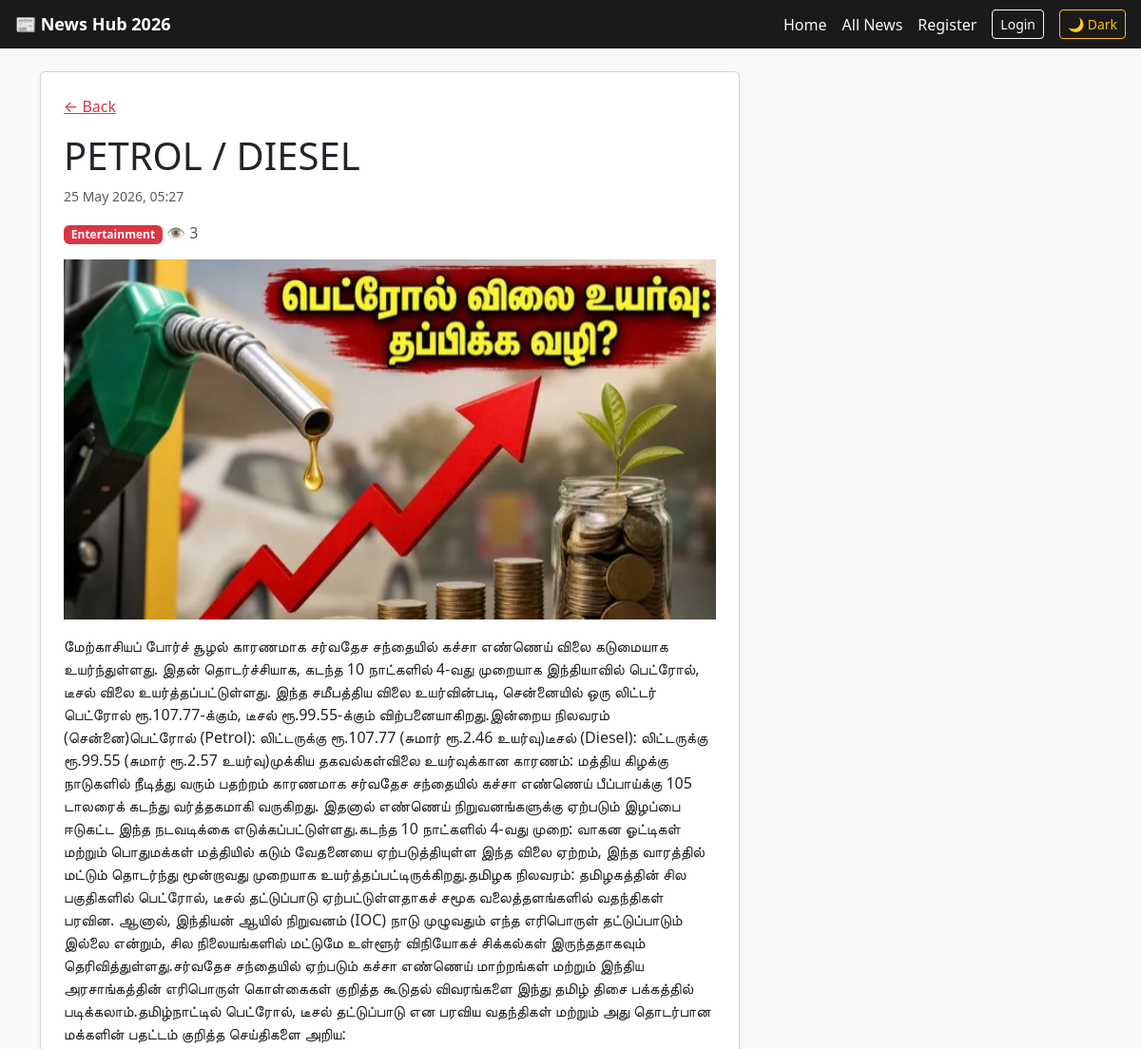
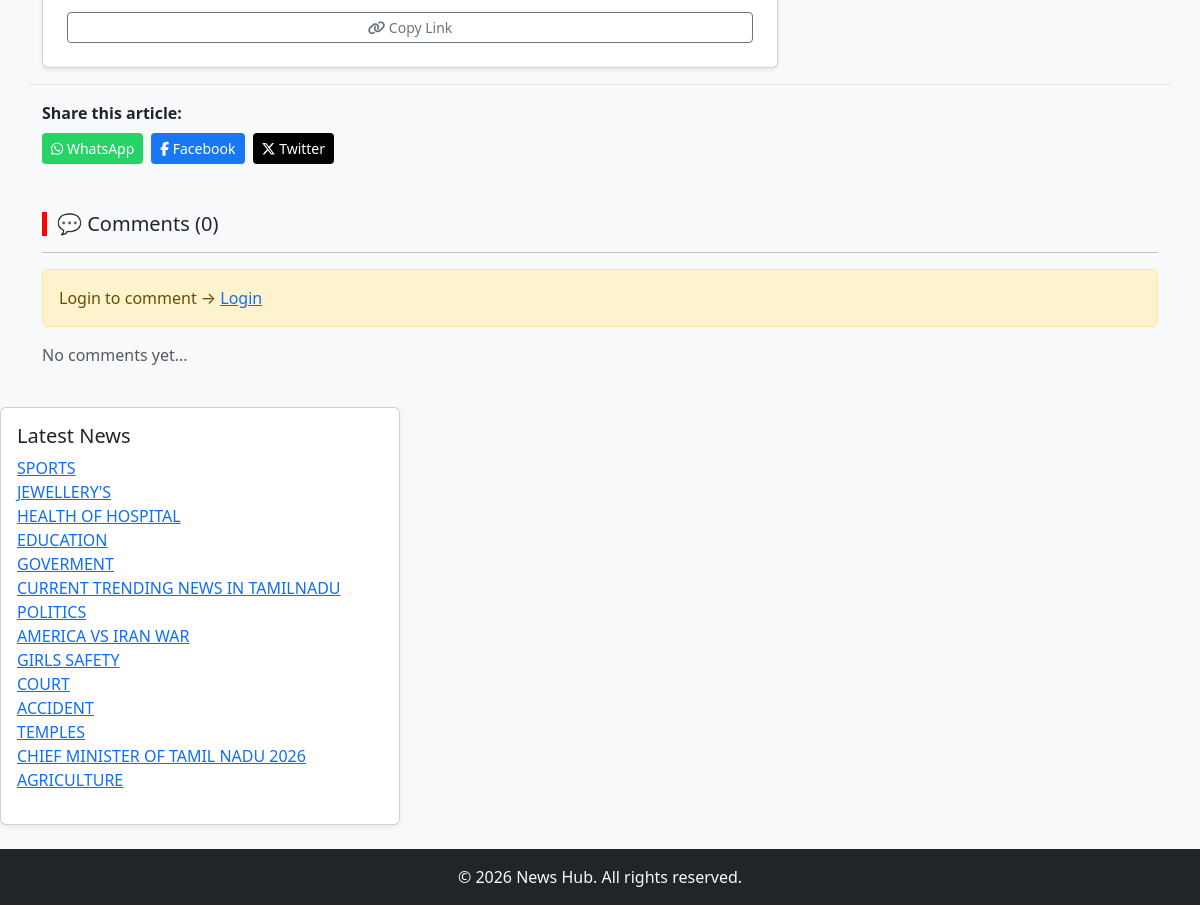
The page /post/29/ on the database its author committed (2 pictures, top to bottom).
### blog/models.py (models this page shows, shortened)
class Post(models.Model):
    title = models.CharField(max_length=200)
    content = models.TextField()
    created_at = models.DateTimeField(auto_now_add=True)
    image = models.ImageField(upload_to='news/', blank=True, null=True)
    tag = models.CharField(max_length=200, null=True)
    category = models.ForeignKey(Category, on_delete=models.SET_NULL, null=True, blank=True)
    views = models.PositiveIntegerField(default=0)
    likes = models.ManyToManyField(User, related_name='liked_posts', blank=True)

class Category(models.Model):
    name = models.CharField(max_length=100)

### blog/views.py (the view, shortened to what this page needs)
# urls.py: path('post/<int:pk>/', views.detail, name='detail'),          # ✅ post_id → pk
def detail(request, pk):
    post = get_object_or_404(Post, pk=pk)
    post.views += 1
    post.save()
    if post.category:
        latest_posts = Post.objects.filter(
            category=post.category
        ).exclude(id=post.id)[:20]
    else:
        latest_posts = Post.objects.exclude(id=post.id)[:5]
    comments = post.comments.all().order_by('-created_at')
    liked_ids = []
    if request.user.is_authenticated:
        liked_ids = list(CommentLike.objects.filter(
            user=request.user,
            comment__post=post
        ).values_list('comment_id', flat=True))
    form = CommentForm()
    post_url = 'https://news-hub-jjaf.onrender.com/' + reverse('blog:detail', kwargs={'pk': pk})
    return render(request, 'blog/detail.html', {
        'post': post,
        'latest_posts': latest_posts,
        'comments': comments,
        'form': form,
        'current_url': post_url,
        'liked_ids': liked_ids,
    })

### templates/blog/detail.html (shortened to what this page needs)
{% extends 'blog/base.html' %}
{% load static %}
{% block content %}
<div class="container my-4">
    <div class="row">
        <div class="col-lg-8">
            <div class="card shadow-sm p-4">
                <a href="{% url 'blog:index' %}" class="text-danger mb-3">← Back</a>
                <h1>{{ post.title }}</h1>
                <p class="text-muted small">
                    {{ post.created_at|date:"d M Y, H:i" }}
                </p>
                <div class="mb-3">
                    {% if post.category %}
                        <span class="badge bg-danger">{{ post.category.name }}</span>
                    {% endif %}
                    <span class="text-muted">👁 {{ post.views }}</span>
                </div>
                {% if post.image %}
                    <img src="{{ post.image.url }}" class="img-fluid mb-3">
                {% endif %}
                <p>{{ post.content }}</p>
                <button onclick="copyLink()" class="btn btn-sm btn-outline-secondary">
                    <i class="fas fa-link"></i> Copy Link
                </button>
            </div>
        </div>
                <div class="mt-3 border-top pt-3">
                    <p class="fw-bold mb-2">Share this article:</p>
                    <div class="d-flex gap-2 flex-wrap">
                        <a href="#" onclick="shareWhatsApp(); return false;"
                           class="btn btn-sm text-white"
                           style="background-color: #25D366;">
                            <i class="fab fa-whatsapp"></i> WhatsApp
                        </a>
                        <a href="https://www.facebook.com/sharer/sharer.php?u={{ current_url|urlencode }}"
                           target="_blank" class="btn btn-sm text-white"
                           style="background-color: #1877F2;">
                            <i class="fab fa-facebook-f"></i> Facebook
                        </a>
                        <a href="https://twitter.com/intent/tweet?text={{ post.title|urlencode }}&url={{ current_url|urlencode }}"
                           target="_blank" class="btn btn-sm text-white"
                           style="background-color: #000000;">
                            <i class="fab fa-x-twitter"></i> Twitter
                        </a>
                    </div>
                </div>
                <div class="mt-5">
                    <h5 style="border-left:5px solid red; padding-left:10px;">
                        💬 Comments ({{ comments|length }})
                    </h5>
                    <hr>
                    {% if user.is_authenticated %}
                    <form method="POST">
                        {% csrf_token %}
                        {{ form.content.errors }}
                        {{ form.content }}
                        <br>
                        <button class="btn btn-danger btn-sm mt-2">Post Comment</button>
                    </form>
                    {% else %}
                    <div class="alert alert-warning">
                        Login to comment →
                        <a href="{% url 'blog:login' %}">Login</a>
                    </div>
                    {% endif %}
                    {% for comment in comments %}
                    <div class="card mt-3">
                        <div class="card-body">
                            <strong>{{ comment.user.username }}</strong>
                            <small class="text-muted float-end">
                                {{ comment.created_at|date:"d M Y, H:i" }}
                            </small>
                            <p class="mt-2">{{ comment.content }}</p>
                            <a href="{% url 'blog:like_comment' comment.id %}"
                               class="btn btn-sm {% if comment.id in liked_ids %}btn-danger{% else %}btn-outline-danger{% endif %}">
                                ❤️ {{ comment.likes.count }}
                            </a>
                            <a href="https://wa.me/?text={{ comment.content }}%0A%0ARead more: {{ current_url }}"
                               target="_blank"
                               class="btn btn-sm text-white ms-1"
                               style="background-color: #25D366;">
                                <i class="fab fa-whatsapp"></i>
                            </a>
                        </div>
                    </div>
                    {% empty %}
                    <p class="text-muted mt-3">No comments yet...</p>
                    {% endfor %}
                </div>
            </div>
        </div>
        <div class="col-lg-4">
            <div class="card shadow-sm mt-3">
                <div class="card-body">
                    <h5>Latest News</h5>
                    <ul class="list-unstyled">
                        {% for p in latest_posts %}
                        <li>
                            <a href="{% url 'blog:detail' p.id %}">{{ p.title }}</a>
                        </li>
                        {% endfor %}
                    </ul>
                </div>
            </div>
        </div>
{% endblock %}

### blog/static/blog/style.css (style rules this page uses)
body { background-color: #cccccc; }

### rows shown on the page
Post: title "PETROL / DIESEL", created_at "25 May 2026, 05:27", category.name "Entertainment", views "3", image (picture), content "மேற்காசியப் போர்ச் சூழல் காரணமாக சர்வதேச சந்தையில் கச்சா எண்ணெய் விலை கடுமையாக உயர்ந்துள்ளது. இதன் தொடர்ச்சியாக, கடந்த 10 நாட்களில் 4-வது முறையாக இந்தியாவில் பெட்ரோல், டீசல் விலை உயர்த்தப்பட்டுள்ளது. இந்த சமீபத்திய விலை உயர்வின்படி, சென்னையில் ஒரு லிட்டர் பெட்ரோல் ரூ.107.77-க்கும், டீசல் ரூ.99.55-க்கும் விற்பனையாகிறது.இன்றைய நிலவரம் (சென்னை)பெட்ரோல் (Petrol): லிட்டருக்கு ரூ.107.77 (சுமார் ரூ.2.46 உயர்வு)டீசல் (Diesel): லிட்டருக்கு ரூ.99.55 (சுமார் ரூ.2.57 உயர்வு)முக்கிய தகவல்கள்விலை உயர்வுக்கான காரணம்: மத்திய கிழக்கு நாடுகளில் நீடித்து வரும் பதற்றம் காரணமாக சர்வதேச சந்தையில் கச்சா எண்ணெய் பீப்பாய்க்கு 105 டாலரைக் கடந்து வர்த்தகமாகி வருகிறது. இதனால் எண்ணெய் நிறுவனங்களுக்கு ஏற்படும் இழப்பை…"
Post: title "SPORTS"
Post: title "JEWELLERY'S"
Post: title "HEALTH OF HOSPITAL"
Post: title "EDUCATION"
Post: title "GOVERMENT"
Post: title "CURRENT TRENDING NEWS IN TAMILNADU"
Post: title "POLITICS"
Post: title "AMERICA VS IRAN WAR"
Post: title "GIRLS SAFETY"
Post: title "COURT"
Post: title "ACCIDENT"
Post: title "TEMPLES"
Post: title "CHIEF MINISTER OF TAMIL NADU 2026"
Post: title "AGRICULTURE"

### other values the page prints
{{ comments|length }} "0"
